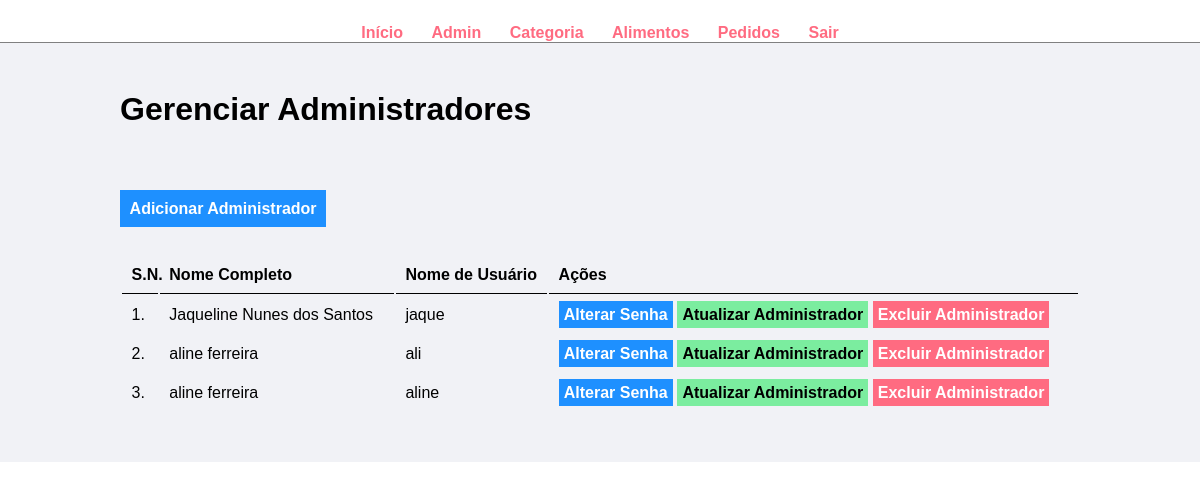
The app's page /admin/gerenciar-administrador.php with its own data.
### tables this page shows
CREATE TABLE `tbl_administrador` (
  `id` int(10) UNSIGNED NOT NULL,
  `nome_completo` varchar(100) NOT NULL,
  `nome_de_usuario` varchar(100) NOT NULL,
  `senha` varchar(255) NOT NULL
);

### admin/gerenciar-administrador.php (the view, shortened to what this page needs)
<?php include('partials/menu.php'); ?>
<div class="main-content">
    <div class="wrapper">
        <h1>Gerenciar Administradores</h1>
        <br />
        <br><br><br>
        <a href="add-administrador.php" class="btn-primary">Adicionar Administrador</a>
        <br /><br /><br />
        <table class="tbl-full">
            <tr>
                <th>S.N.</th>
                <th>Nome Completo</th>
                <th>Nome de Usuário</th>
                <th>Ações</th>
            </tr>
            <?php
                $sql = "SELECT * FROM tbl_administrador";
                $res = mysqli_query($conn, $sql);
                if($res==TRUE)
                {
                    $count = mysqli_num_rows($res);
                    $sn=1;
                    if($count>0)
                    {
                        while($rows=mysqli_fetch_assoc($res))
                        {
                            $id=$rows['id'];
                            $full_name=$rows['nome_completo'];
                            $username=$rows['nome_de_usuario'];
                            ?>
                            <tr>
                                <td><?php echo $sn++; ?>. </td>
                                <td><?php echo $full_name; ?></td>
                                <td><?php echo $username; ?></td>
                                <td>
                                    <a href="<?php echo SITEURL; ?>admin/atualizar-senha.php?id=<?php echo $id; ?>" class="btn-primary">Alterar Senha</a>
                                    <a href="<?php echo SITEURL; ?>admin/atualizar-administrador.php?id=<?php echo $id; ?>" class="btn-secondary">Atualizar Administrador</a>
                                    <a href="<?php echo SITEURL; ?>admin/deletar-administrador.php?id=<?php echo $id; ?>" class="btn-danger">Excluir Administrador</a>
                                </td>
                            </tr>
                            <?php
                        }
                    }
                    else
                    {
                    }
                }
            ?>
        </table>
    </div>
</div>

### css/admin.css (style rules this page uses)
* { margin: 0; padding: 0; font-family: Arial, Helvetica, sans-serif; }
.wrapper { padding: 1%; width: 80%; margin: 0 auto; }
.tbl-full { width: 100%; }
table tr th { border-bottom: 1px solid black; padding: 1%; text-align: left; }
table tr td { padding: 1%; }
.btn-primary { background-color: #1e90ff; padding: 1%; color: white; text-decoration: none; font-weight: bold; }
.btn-secondary { background-color: #7bed9f; padding: 1%; color: black; text-decoration: none; font-weight: bold; }
.btn-danger { background-color: #ff6b81; padding: 1%; color: white; text-decoration: none; font-weight: bold; }
.main-content { background-color: #f1f2f6; padding: 3% 0; }

### records on screen
tbl_administrador: nome_completo "Jaqueline Nunes dos Santos", nome_de_usuario "jaque"
tbl_administrador: nome_completo "aline ferreira", nome_de_usuario "ali"
tbl_administrador: nome_completo "aline ferreira", nome_de_usuario "aline"
